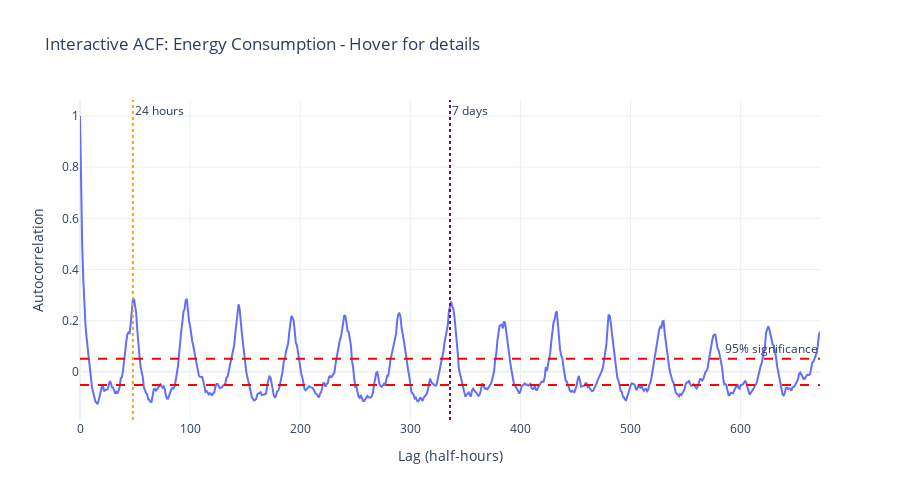

The code cell stored with this chart in its notebook:
### Code cell
def create_interactive_acf(series, max_lags=336, title="Interactive ACF"):
    """Create an interactive ACF plot using Plotly"""
    acf_values = acf(series, nlags=max_lags, fft=True)
    lags = np.arange(len(acf_values))
    
    fig = px.line(x=lags, y=acf_values, 
                  title=f"{title} - Hover for details",
                  labels={'x': 'Lag (half-hours)', 'y': 'Autocorrelation'})
    
    n = len(series)
    significance = 1.96 / np.sqrt(n)
    fig.add_hline(y=significance, line_dash="dash", line_color="red", 
                  annotation_text="95% significance")
    fig.add_hline(y=-significance, line_dash="dash", line_color="red")

    fig.add_vline(x=48, line_dash="dot", line_color="orange", 
                  annotation_text="24 hours")
    fig.add_vline(x=336, line_dash="dot", line_color="purple", 
                  annotation_text="7 days")

    fig.update_layout(
        width=900, 
        height=500,
        showlegend=False,
        hovermode='x unified'
    )
    
    return fig

interactive_acf_fig = create_interactive_acf(ts_clean, max_lags=672, 
                                           title="Interactive ACF: Energy Consumption")
interactive_acf_fig.show()

### Figure 1 — Plotly figure (JSON) as saved in the notebook; plotly's stock layout.template omitted (floating-point values rounded to 4 significant figures; data arrays with more than 128 entries replaced by an {"elided": "..."} marker saying what was removed)
{"data": [{"hovertemplate": "Lag (half-hours)=%{x}<br>Autocorrelation=%{y}<extra></extra>", "legendgroup": "", "line": {"color": "#636efa", "dash": "solid"}, "marker": {"symbol": "circle"}, "mode": "lines", "name": "", "orientation": "v", "showlegend": false, "type": "scatter", "x": {"elided": "673 int values"}, "xaxis": "x", "y": {"elided": "673 float values"}, "yaxis": "y"}], "layout": {"annotations": [{"showarrow": false, "text": "95% significance", "x": 1, "xanchor": "right", "xref": "x domain", "y": 0.05165, "yanchor": "bottom", "yref": "y"}, {"showarrow": false, "text": "24 hours", "x": 48, "xanchor": "left", "xref": "x", "y": 1, "yanchor": "top", "yref": "y domain"}, {"showarrow": false, "text": "7 days", "x": 336, "xanchor": "left", "xref": "x", "y": 1, "yanchor": "top", "yref": "y domain"}], "height": 500, "hovermode": "x unified", "legend": {"tracegroupgap": 0}, "shapes": [{"line": {"color": "red", "dash": "dash"}, "type": "line", "x0": 0, "x1": 1, "xref": "x domain", "y0": 0.05165, "y1": 0.05165, "yref": "y"}, {"line": {"color": "red", "dash": "dash"}, "type": "line", "x0": 0, "x1": 1, "xref": "x domain", "y0": -0.05165, "y1": -0.05165, "yref": "y"}, {"line": {"color": "orange", "dash": "dot"}, "type": "line", "x0": 48, "x1": 48, "xref": "x", "y0": 0, "y1": 1, "yref": "y domain"}, {"line": {"color": "purple", "dash": "dot"}, "type": "line", "x0": 336, "x1": 336, "xref": "x", "y0": 0, "y1": 1, "yref": "y domain"}], "showlegend": false, "title": {"text": "Interactive ACF: Energy Consumption - Hover for details"}, "width": 900, "xaxis": {"anchor": "y", "domain": [0, 1], "title": {"text": "Lag (half-hours)"}}, "yaxis": {"anchor": "x", "domain": [0, 1], "title": {"text": "Autocorrelation"}}}}
